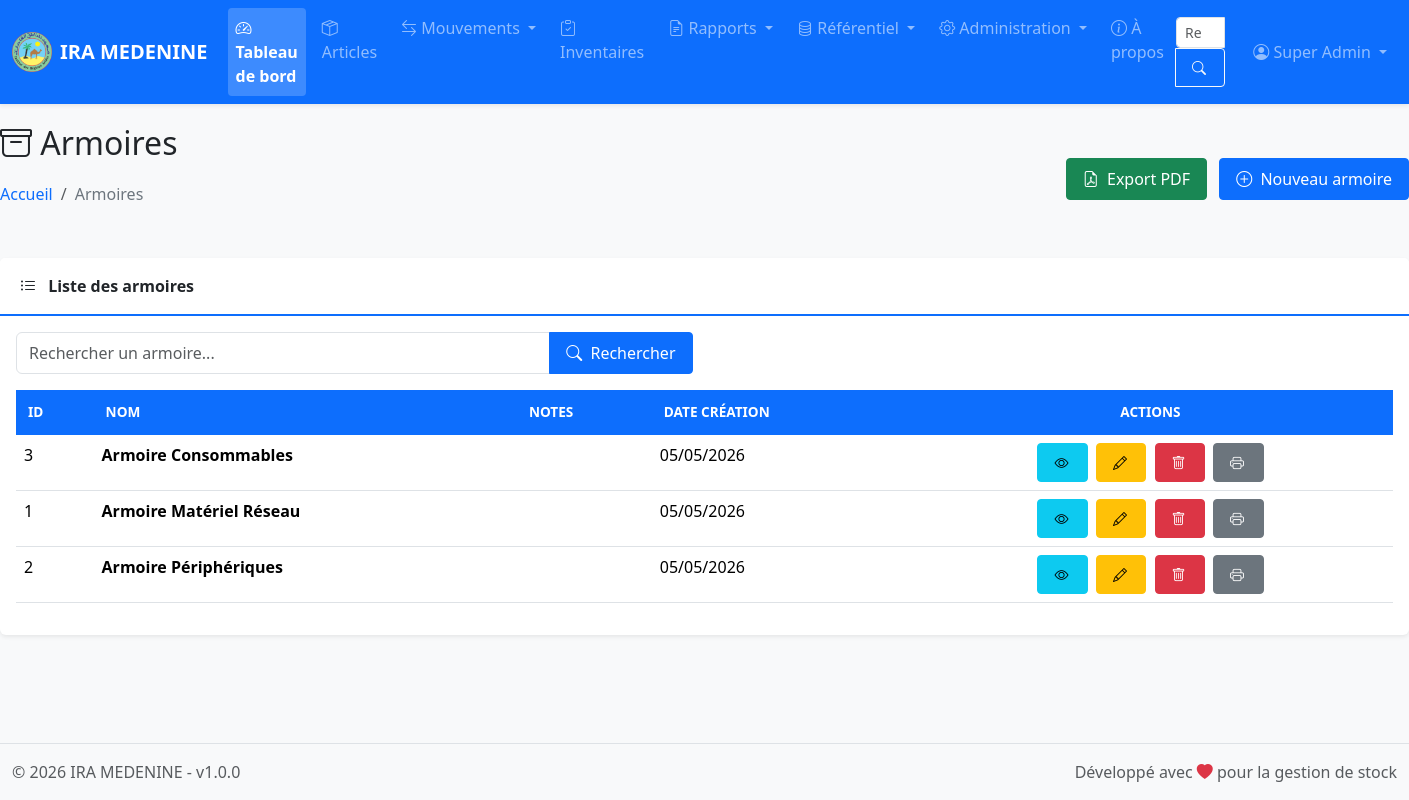
Screenshot of /pages/armoires/index.php (signed in) with the database file from the repository.
### tables this page shows
CREATE TABLE IF NOT EXISTS `parametres` (
  `id` int NOT NULL AUTO_INCREMENT,
  `nom_etablissement` varchar(255) NOT NULL,
  `logo` varchar(255) DEFAULT NULL,
  `adresse` text,
  `tel_fixe` varchar(20) DEFAULT NULL,
  `tel_mobile` varchar(20) DEFAULT NULL,
  `fax` varchar(20) DEFAULT NULL,
  `email` varchar(100) DEFAULT NULL,
  `site_web` varchar(50) NOT NULL,
  `created_at` timestamp NOT NULL DEFAULT CURRENT_TIMESTAMP,
  `updated_at` timestamp NOT NULL DEFAULT CURRENT_TIMESTAMP ON UPDATE CURRENT_TIMESTAMP,
  PRIMARY KEY (`id`)
);

CREATE TABLE `armoires` (
  `id` int(11) NOT NULL AUTO_INCREMENT,
  `numero` varchar(50) NOT NULL,
  `nom` varchar(100) NOT NULL,
  `created_at` timestamp NOT NULL DEFAULT CURRENT_TIMESTAMP,
  `updated_at` timestamp NOT NULL DEFAULT CURRENT_TIMESTAMP ON UPDATE CURRENT_TIMESTAMP,
  PRIMARY KEY (`id`),
  UNIQUE KEY `numero` (`numero`),
  KEY `idx_nom` (`nom`)
);

### classes/Database.php (called while the page is built, shortened)
<?php
class Database {
    private static $instance = null;
    private $connection;
    private $stmt;
    private function __construct() {
        try {
            $dsn = "mysql:host=" . DB_HOST . ";dbname=" . DB_NAME . ";charset=" . DB_CHARSET;
            $options = [
                PDO::ATTR_ERRMODE => PDO::ERRMODE_EXCEPTION,
                PDO::ATTR_DEFAULT_FETCH_MODE => PDO::FETCH_ASSOC,
                PDO::ATTR_EMULATE_PREPARES => true,
                PDO::ATTR_PERSISTENT => true,
                PDO::MYSQL_ATTR_INIT_COMMAND => "SET NAMES " . DB_CHARSET
            ];
            $this->connection = new PDO($dsn, DB_USER, DB_PASS, $options);
        } catch (PDOException $e) {
            die("Erreur de connexion à la base de données: " . $e->getMessage());
        }
    }
    public static function getInstance() {
        if (self::$instance === null) {
            self::$instance = new self();
        }
        return self::$instance;
    }
    public function getConnection() {
        return $this->connection;
    }
    public function prepare($sql) {
        $this->stmt = $this->connection->prepare($sql);
        return $this;
    }
    public function fetch() {
        $this->stmt->execute();
        return $this->stmt->fetch();
    }
}

### config/config.php (called while the page is built, shortened)
<?php
spl_autoload_register(function ($class) {
    $class_file = ROOT_PATH . '/classes/' . $class . '.php';
});

### classes/Auth.php (called while the page is built, shortened)
<?php
class Auth {
    private $db;
    public function __construct() {
        $this->db = Database::getInstance();
    }
    public function isLoggedIn() {
        if (isset($_SESSION['user_id']) && isset($_SESSION['last_activity'])) {
            return true;
        }
        return false;
    }
    public function getUser() {
        if ($this->isLoggedIn()) {
            return [
                'id' => $_SESSION['user_id'],
                'login' => $_SESSION['user_login'],
                'nom' => $_SESSION['user_nom'],
                'prenom' => $_SESSION['user_prenom'],
                'mail' => $_SESSION['user_mail'],
                'role_id' => $_SESSION['user_role_id'],
                'role_name' => $_SESSION['user_role_name']
            ];
        }
        return null;
    }
    public function isAdmin() {
        return isset($_SESSION['user_role_name']) && $_SESSION['user_role_name'] === 'admin';
    }
    public function hasPermission($module, $action) {
        if ($this->isAdmin()) {
            return true;
        }
        $sql = "SELECT COUNT(*) as count
                FROM role_permissions rp
                INNER JOIN permissions p ON rp.permission_id = p.id
                WHERE rp.role_id = :role_id
                AND p.module = :module
                AND p.action = :action";
        $this->db->prepare($sql);
        $this->db->bind(':role_id', $_SESSION['user_role_id']);
        $this->db->bind(':module', $module);
        $this->db->bind(':action', $action);
        $result = $this->db->fetch();
        return $result['count'] > 0;
    }
}

### pages/armoires/index.php (the view, shortened to what this page needs)
<?php
require_once __DIR__ . '/../../includes/header.php';
$db = Database::getInstance();
$search = $_GET['search'] ?? '';
$sql = "SELECT * FROM armoires WHERE 1=1";
$sql .= " ORDER BY nom ASC";
$stmt = $db->getConnection()->prepare($sql);
$stmt->execute();
$armoires = $stmt->fetchAll();
?>
<?php require_once __DIR__ . '/../../includes/navbar.php'; ?>
<div class="container-fluid main-container">
    <div class="row mb-4">
        <div class="col-12">
            <div class="d-flex justify-content-between align-items-center">
                <div>
                    <h2><i class="bi bi-archive"></i> Armoires</h2>
                    <nav aria-label="breadcrumb">
                        <ol class="breadcrumb">
                            <li class="breadcrumb-item"><a href="<?php echo BASE_URL; ?>/index.php">Accueil</a></li>
                            <li class="breadcrumb-item active">Armoires</li>
                        </ol>
                    </nav>
                </div>
                <div>
                    <a href="<?php echo BASE_URL; ?>/pages/armoires/export_pdf.php?search=<?php echo urlencode($search); ?>"
                       class="btn btn-success me-2">
                        <i class="bi bi-file-earmark-pdf"></i> Export PDF
                    </a>
                    <a href="<?php echo BASE_URL; ?>/pages/armoires/create.php" class="btn btn-primary">
                        <i class="bi bi-plus-circle"></i> Nouveau armoire
                    </a>
                </div>
            </div>
        </div>
    </div>
    <div class="row">
        <div class="col-12">
            <div class="card">
                <div class="card-header">
                    <i class="bi bi-list-ul"></i> Liste des armoires
                </div>
                <div class="card-body">
                    <form method="GET" class="mb-3">
                        <div class="row">
                            <div class="col-md-6">
                                <div class="input-group">
                                    <input type="text" class="form-control" name="search" placeholder="Rechercher un armoire..." value="<?php echo htmlspecialchars($search); ?>">
                                    <button type="submit" class="btn btn-primary"><i class="bi bi-search"></i> Rechercher</button>
                                </div>
                            </div>
                        </div>
                    </form>
                    <div class="table-responsive">
                        <table class="table table-hover" id="armoiresTable">
                            <thead>
                                <tr>
                                    <th>ID</th>
                                    <th>Nom</th>
                                    <th>Notes</th>
                                    <th>Date création</th>
                                    <th class="text-center no-sort no-export">Actions</th>
                                </tr>
                            </thead>
                            <tbody>
                                <?php if (count($armoires) > 0): ?>
                                    <?php foreach ($armoires as $armoire): ?>
                                        <tr>
                                            <td><?php echo $armoire['id']; ?></td>
                                            <td><strong><?php echo htmlspecialchars($armoire['nom']); ?></strong></td>
                                            <td><?php echo htmlspecialchars(substr($armoire['notes'] ?? '', 0, 50)); ?><?php echo strlen($armoire['notes'] ?? '') > 50 ? '...' : ''; ?></td>
                                            <td><?php echo date('d/m/Y', strtotime($armoire['created_at'])); ?></td>
                                            <td class="text-center action-buttons no-print">
                                                <a href="<?php echo BASE_URL; ?>/pages/armoires/view.php?id=<?php echo $armoire['id']; ?>"
                                                   class="btn btn-sm btn-info" title="Voir">
                                                    <i class="bi bi-eye"></i>
                                                </a>
                                                <a href="<?php echo BASE_URL; ?>/pages/armoires/edit.php?id=<?php echo $armoire['id']; ?>"
                                                   class="btn btn-sm btn-warning" title="Modifier">
                                                    <i class="bi bi-pencil"></i>
                                                </a>
                                                <a href="<?php echo BASE_URL; ?>/pages/armoires/delete.php?id=<?php echo $armoire['id']; ?>"
                                                   class="btn btn-sm btn-danger delete-confirm" title="Supprimer"
                                                   onclick="return confirm('Voulez-vous vraiment supprimer ce armoire ?');">
                                                    <i class="bi bi-trash"></i>
                                                </a>
                                                <button onclick="printArmoire(<?php echo $armoire['id']; ?>)"
                                                        class="btn btn-sm btn-secondary" title="Imprimer">
                                                    <i class="bi bi-printer"></i>
                                                </button>
                                            </td>
                                        </tr>
                                    <?php endforeach; ?>
                                <?php endif; ?>
                            </tbody>
                        </table>
                    </div>
                </div>
            </div>
        </div>
    </div>
</div>
<?php require_once __DIR__ . '/../../includes/footer.php'; ?>

### includes/navbar.php (shortened to what this page needs)
<nav class="navbar navbar-expand-lg navbar-dark bg-primary sticky-top">
    <div class="container-fluid">
        <a class="navbar-brand d-flex align-items-center" href="<?php echo BASE_URL; ?>/index.php">
            <?php if (!empty($parametres['logo'])): ?>
                <img src="<?php echo BASE_URL; ?>/uploads/logo/<?php echo htmlspecialchars($parametres['logo']); ?>" alt="Logo" height="40" class="me-2" style="object-fit:contain;">
            <?php endif; ?>
            <span class="fw-bold"><?php echo htmlspecialchars($parametres['nom_etablissement'] ?? APP_NAME); ?></span>
        </a>
        <div class="collapse navbar-collapse" id="navbarMain">
            <ul class="navbar-nav me-auto mb-2 mb-lg-0">
                <li class="nav-item">
                    <a class="nav-link <?php echo basename($_SERVER['PHP_SELF']) == 'index.php' ? 'active' : ''; ?>" href="<?php echo BASE_URL; ?>/index.php">
                        <i class="bi bi-speedometer2"></i> Tableau de bord
                    </a>
                </li>
                <?php if ($auth->hasPermission('articles', 'view')): ?>
                <li class="nav-item">
                    <a class="nav-link <?php echo strpos($_SERVER['PHP_SELF'], 'articles') !== false ? 'active' : ''; ?>" href="<?php echo BASE_URL; ?>/pages/articles/index.php">
                        <i class="bi bi-box-seam"></i> Articles
                    </a>
                </li>
                <?php endif; ?>
                <?php if ($auth->hasPermission('entrees', 'view') || $auth->hasPermission('sorties', 'view') || $auth->hasPermission('retours', 'view')): ?>
                <li class="nav-item dropdown">
                    <a class="nav-link dropdown-toggle" href="#" id="navbarMouvements" role="button" data-bs-toggle="dropdown" aria-expanded="false">
                        <i class="bi bi-arrow-left-right"></i> Mouvements
                    </a>
                </li>
                <?php endif; ?>
                <?php if ($auth->hasPermission('inventaires', 'view')): ?>
                <li class="nav-item">
                    <a class="nav-link <?php echo strpos($_SERVER['PHP_SELF'], 'inventaires') !== false ? 'active' : ''; ?>" href="<?php echo BASE_URL; ?>/pages/inventaires/index.php">
                        <i class="bi bi-clipboard-check"></i> Inventaires
                    </a>
                </li>
                <?php endif; ?>
                <?php if ($auth->hasPermission('rapports', 'view')): ?>
                <li class="nav-item dropdown">
                    <a class="nav-link dropdown-toggle" href="#" id="navbarRapports" role="button" data-bs-toggle="dropdown" aria-expanded="false">
                        <i class="bi bi-file-earmark-text"></i> Rapports
                    </a>
                </li>
                <?php endif; ?>
                <?php if ($auth->hasPermission('services', 'view') || $auth->hasPermission('employes', 'view') || $auth->hasPermission('fournisseurs', 'view') || $auth->hasPermission('equipes', 'view')): ?>
                <li class="nav-item dropdown">
                    <a class="nav-link dropdown-toggle" href="#" id="navbarReferentiel" role="button" data-bs-toggle="dropdown" aria-expanded="false">
                        <i class="bi bi-database"></i> Référentiel
                    </a>
                </li>
                <?php endif; ?>
                <?php if ($auth->isAdmin()): ?>
                <li class="nav-item dropdown">
                    <a class="nav-link dropdown-toggle" href="#" id="navbarAdmin" role="button" data-bs-toggle="dropdown" aria-expanded="false">
                        <i class="bi bi-gear"></i> Administration
                    </a>
                </li>
                <?php endif; ?>
                <li class="nav-item">
                    <a class="nav-link" href="<?php echo BASE_URL; ?>/pages/apropos/index.php">
                        <i class="bi bi-info-circle"></i> À propos
                    </a>
                </li>
            </ul>
            <form class="d-flex me-3" action="<?php echo BASE_URL; ?>/pages/search.php" method="GET">
                <div class="input-group">
                    <input class="form-control form-control-sm" type="search" placeholder="Rechercher..." aria-label="Rechercher" name="q" required>
                    <button class="btn btn-outline-light btn-sm" type="submit"><i class="bi bi-search"></i></button>
                </div>
            </form>
            <ul class="navbar-nav">
                <li class="nav-item dropdown">
                    <a class="nav-link dropdown-toggle" href="#" id="navbarUser" role="button" data-bs-toggle="dropdown" aria-expanded="false">
                        <i class="bi bi-person-circle"></i> <?php echo $current_user['prenom'] . ' ' . $current_user['nom']; ?>
                    </a>
                </li>
            </ul>
        </div>
    </div>
</nav>

### includes/footer.php (shortened to what this page needs)
    <footer class="footer mt-auto py-3 bg-light border-top">
        <div class="container-fluid">
            <div class="row">
                <div class="col-md-6 text-muted">
                    &copy; <?php echo date('Y'); ?> <?php echo $parametres['nom_etablissement'] ?? APP_NAME; ?> - v<?php echo APP_VERSION; ?>
                </div>
                <div class="col-md-6 text-end text-muted">
                    Développé avec <i class="bi bi-heart-fill text-danger"></i> pour la gestion de stock
                </div>
            </div>
        </div>
    </footer>
</body>
</html>

### rows the page displays
parametres: logo (picture), nom_etablissement "IRA MEDENINE"
armoires: id "3", nom "Armoire Consommables", created_at "05/05/2026"
armoires: id "1", nom "Armoire Matériel Réseau", created_at "05/05/2026"
armoires: id "2", nom "Armoire Périphériques", created_at "05/05/2026"

### other values shown
$current_user['prenom'] "Super"
$current_user['nom'] "Admin"
APP_VERSION "1.0.0"
